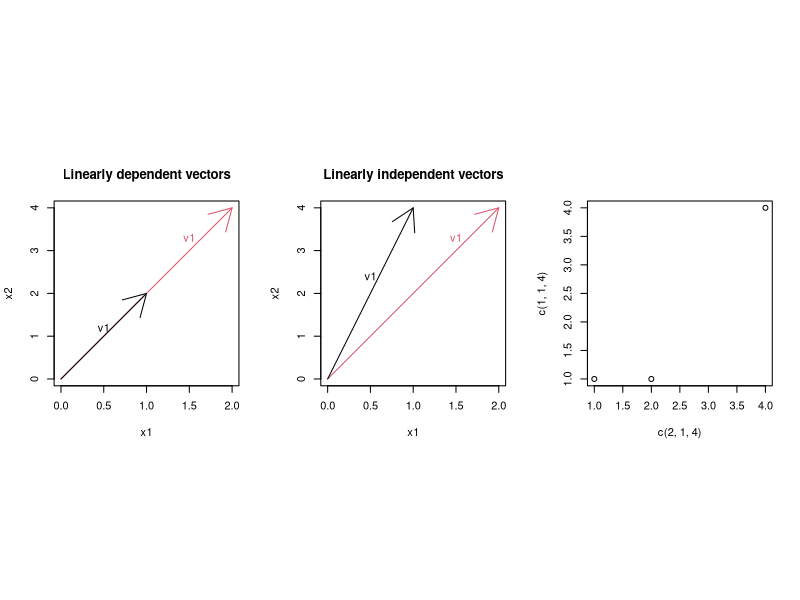
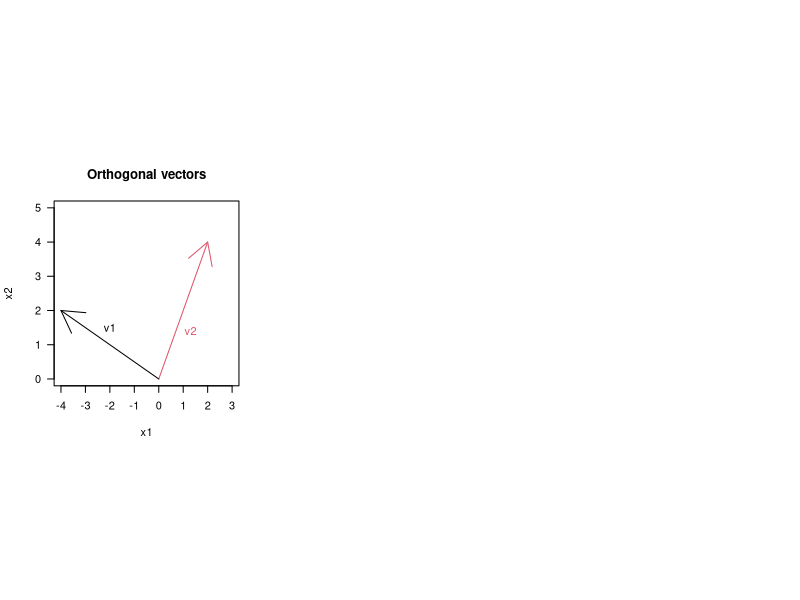

Write the R code that produced these figures, in order.
setwd('~/Documents/Academia/Teaching/TCD/2015-HT/POTBD_Quantitative_Methods_II/Lectures/lecture1/')
pdf('Figs/dependence.pdf')
par(mfrow=c(1,3), pty='s', paper='a4r')

#--- Linear dependence
plot(c(0,2), c(0,4), type='n', xlab='x1', ylab='x2', main = 'Linearly dependent vectors' )
# plot v2
arrows(0,0,2,4, col=2) 
# plot v1
arrows(0,0,1,2)
# add labels
text(x=0.5, y=1.2, labels="v1")
text(x=1.5, y=3.3, labels="v1", col=2)
cor(c(2,4), c(1,2))

#--- Linear Independence
plot(c(0,2), c(0,4), type='n', xlab='x1', ylab='x2', main='Linearly independent vectors' )
# plot v2
arrows(0,0,2,4, col=2) 
# plot v1
arrows(0,0,1,4)
# add labels
text(x=0.5, y=2.4, labels="v1")
text(x=1.5, y=3.3, labels="v1", col=2)
plot(c(2,1,4), c(1,1,4))



#--- Orthogonality
plot(c(-4,3), c(0,5), type='n', xlab='x1', ylab='x2' , las=1, main='Orthogonal vectors')
# plot v2
arrows(0,0,2,4, col=2) 
# plot v1
arrows(0,0,-4,2)
# add labels
text(x=-2, y=1.5, labels="v1")
text(x=1.3, y=1.4, labels="v2", col=2)
dev.off()
